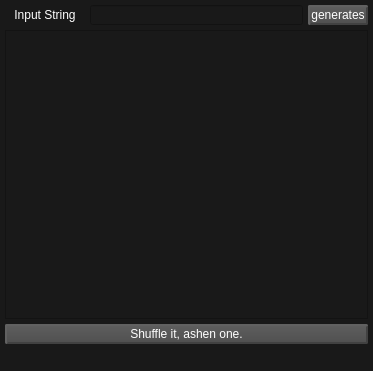
<?xml version="1.0" encoding="UTF-8"?>
<ui version="4.0">
 <class>MainWindow</class>
 <widget class="QMainWindow" name="MainWindow">
  <property name="geometry">
   <rect>
    <x>0</x>
    <y>0</y>
    <width>373</width>
    <height>371</height>
   </rect>
  </property>
  <property name="font">
   <font>
    <family>Verdana</family>
   </font>
  </property>
  <property name="windowTitle">
   <string>MainWindow</string>
  </property>
  <property name="styleSheet">
   <string notr="true">background-color: rgb(25, 25, 25); color: rgb(255, 255, 255);</string>
  </property>
  <property name="toolButtonStyle">
   <enum>Qt::ToolButtonIconOnly</enum>
  </property>
  <property name="animated">
   <bool>true</bool>
  </property>
  <widget class="QWidget" name="centralwidget">
   <property name="sizePolicy">
    <sizepolicy hsizetype="Expanding" vsizetype="Expanding">
     <horstretch>0</horstretch>
     <verstretch>0</verstretch>
    </sizepolicy>
   </property>
   <property name="styleSheet">
    <string notr="true"/>
   </property>
   <layout class="QGridLayout" name="central_grid_layout" rowstretch="0" columnstretch="0">
    <property name="leftMargin">
     <number>5</number>
    </property>
    <property name="topMargin">
     <number>5</number>
    </property>
    <property name="rightMargin">
     <number>5</number>
    </property>
    <property name="bottomMargin">
     <number>5</number>
    </property>
    <property name="spacing">
     <number>5</number>
    </property>
    <item row="0" column="0">
     <layout class="QVBoxLayout" name="verticalLayout">
      <item>
       <layout class="QHBoxLayout" name="horizontalLayout">
        <item>
         <widget class="QLabel" name="label">
          <property name="sizePolicy">
           <sizepolicy hsizetype="Fixed" vsizetype="Fixed">
            <horstretch>0</horstretch>
            <verstretch>0</verstretch>
           </sizepolicy>
          </property>
          <property name="minimumSize">
           <size>
            <width>80</width>
            <height>20</height>
           </size>
          </property>
          <property name="maximumSize">
           <size>
            <width>80</width>
            <height>20</height>
           </size>
          </property>
          <property name="text">
           <string>Input String</string>
          </property>
          <property name="alignment">
           <set>Qt::AlignCenter</set>
          </property>
         </widget>
        </item>
        <item>
         <widget class="QLineEdit" name="lineEdit">
          <property name="minimumSize">
           <size>
            <width>87</width>
            <height>1</height>
           </size>
          </property>
          <property name="maximumSize">
           <size>
            <width>300</width>
            <height>25</height>
           </size>
          </property>
         </widget>
        </item>
        <item>
         <widget class="QPushButton" name="pushButton">
          <property name="minimumSize">
           <size>
            <width>60</width>
            <height>20</height>
           </size>
          </property>
          <property name="maximumSize">
           <size>
            <width>60</width>
            <height>20</height>
           </size>
          </property>
          <property name="styleSheet">
           <string notr="true">QPushButton{
color: rgb(255, 255, 255);
background-color: qlineargradient(spread:pad, x1:0, y1:0, x2:0, y2:1, stop:0 rgba(94, 94, 94, 255), stop:1 rgba(80, 80, 80, 255));
border-radius: 2px; 
border-width: 2px;
border-color:rgb(65, 65, 65);
border-style: outset;
}

QPushButton:checked{
background-color: rgb(80, 243, 133);
color: rgb(30,30,30);
border-radius: 2px; 
border-width: 2px;
border-color:rgb(50, 213, 103);
border-style: inset;
}

QPushButton:pressed:!checked{
color: rgb(225, 225, 225);
background-color:qlineargradient(spread:pad, x1:0, y1:0, x2:0, y2:1, stop:0 rgba(80, 80, 80, 255), stop:1 rgba(94, 94, 94, 255));
border-radius: 2px; 
border-width: 2px;
border-color:rgb(65, 65, 65);
border-style: inset;
}

QPushButton:pressed:checked{
background-color: rgb(70, 233, 123);
color: rgb(20,20,20);
border-radius: 2px; 
border-width: 2px;
border-color:rgb(40, 203, 93);
border-style: inset;
}

QPushButton:hover:!pressed:!checked{
color: rgb(255, 255, 255);
background-color:qlineargradient(spread:pad, x1:0, y1:0, x2:0, y2:1, stop:0 rgba(104, 104, 104, 255), stop:1 rgba(90, 90, 90, 255));
border-radius: 2px; 
border-width: 2px;
border-color:rgb(75, 75, 75);
border-style: outset;
}

QPushButton:hover:!pressed:checked{
background-color: rgb(90, 253, 143);
color: rgb(40,40,40);
border-radius: 2px; 
border-width: 1px;
border-color:rgb(60, 223, 113);
border-style: inset;
}</string>
          </property>
          <property name="text">
           <string>generates</string>
          </property>
         </widget>
        </item>
       </layout>
      </item>
      <item>
       <widget class="QTextBrowser" name="textBrowser"/>
      </item>
      <item>
       <widget class="QPushButton" name="pushButton_Shuffle">
        <property name="minimumSize">
         <size>
          <width>0</width>
          <height>20</height>
         </size>
        </property>
        <property name="maximumSize">
         <size>
          <width>16777215</width>
          <height>20</height>
         </size>
        </property>
        <property name="styleSheet">
         <string notr="true">QPushButton{
color: rgb(255, 255, 255);
background-color: qlineargradient(spread:pad, x1:0, y1:0, x2:0, y2:1, stop:0 rgba(94, 94, 94, 255), stop:1 rgba(80, 80, 80, 255));
border-radius: 2px; 
border-width: 2px;
border-color:rgb(65, 65, 65);
border-style: outset;
}

QPushButton:checked{
background-color: rgb(80, 243, 133);
color: rgb(30,30,30);
border-radius: 2px; 
border-width: 2px;
border-color:rgb(50, 213, 103);
border-style: inset;
}

QPushButton:pressed:!checked{
color: rgb(225, 225, 225);
background-color:qlineargradient(spread:pad, x1:0, y1:0, x2:0, y2:1, stop:0 rgba(80, 80, 80, 255), stop:1 rgba(94, 94, 94, 255));
border-radius: 2px; 
border-width: 2px;
border-color:rgb(65, 65, 65);
border-style: inset;
}

QPushButton:pressed:checked{
background-color: rgb(70, 233, 123);
color: rgb(20,20,20);
border-radius: 2px; 
border-width: 2px;
border-color:rgb(40, 203, 93);
border-style: inset;
}

QPushButton:hover:!pressed:!checked{
color: rgb(255, 255, 255);
background-color:qlineargradient(spread:pad, x1:0, y1:0, x2:0, y2:1, stop:0 rgba(104, 104, 104, 255), stop:1 rgba(90, 90, 90, 255));
border-radius: 2px; 
border-width: 2px;
border-color:rgb(75, 75, 75);
border-style: outset;
}

QPushButton:hover:!pressed:checked{
background-color: rgb(90, 253, 143);
color: rgb(40,40,40);
border-radius: 2px; 
border-width: 1px;
border-color:rgb(60, 223, 113);
border-style: inset;
}</string>
        </property>
        <property name="text">
         <string>Shuffle it, ashen one.</string>
        </property>
       </widget>
      </item>
     </layout>
    </item>
   </layout>
  </widget>
  <widget class="QStatusBar" name="statusbar">
   <property name="font">
    <font>
     <family>Verdana</family>
    </font>
   </property>
  </widget>
  <widget class="QMenuBar" name="menubar">
   <property name="enabled">
    <bool>true</bool>
   </property>
   <property name="geometry">
    <rect>
     <x>0</x>
     <y>0</y>
     <width>373</width>
     <height>20</height>
    </rect>
   </property>
   <property name="font">
    <font>
     <family>Verdana</family>
    </font>
   </property>
  </widget>
  <action name="actionExit_Program">
   <property name="text">
    <string>Exit Program</string>
   </property>
  </action>
  <action name="actionDialog">
   <property name="text">
    <string>Dialog</string>
   </property>
  </action>
  <action name="actionSetting1">
   <property name="text">
    <string>Setting1</string>
   </property>
  </action>
  <action name="actionAbout">
   <property name="text">
    <string>About</string>
   </property>
  </action>
 </widget>
 <resources/>
 <connections/>
</ui>
